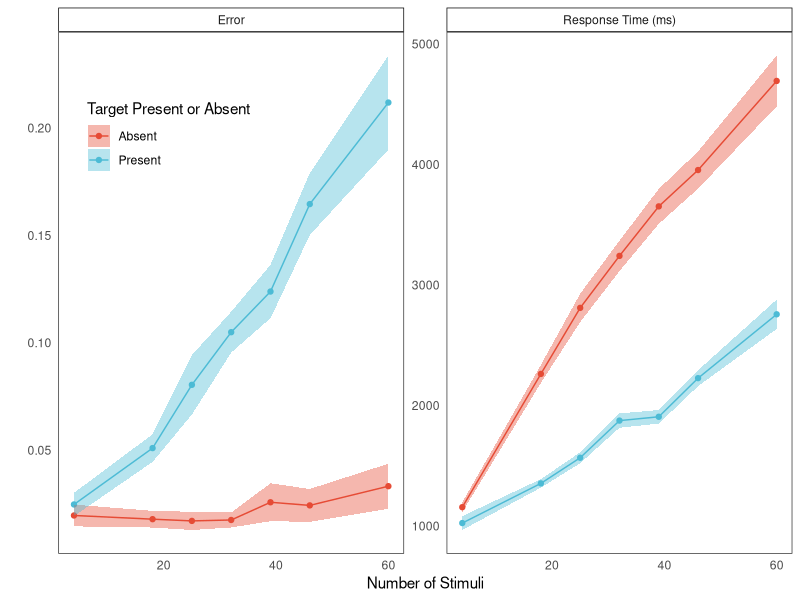
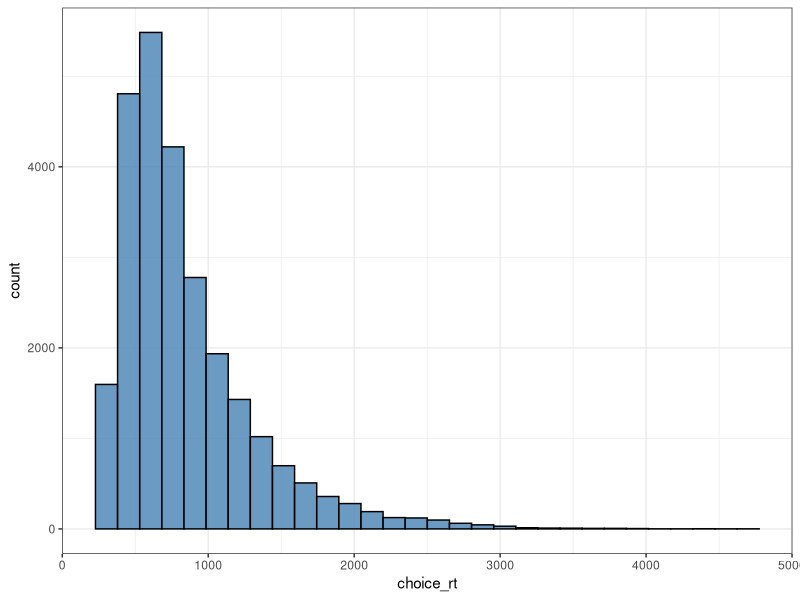
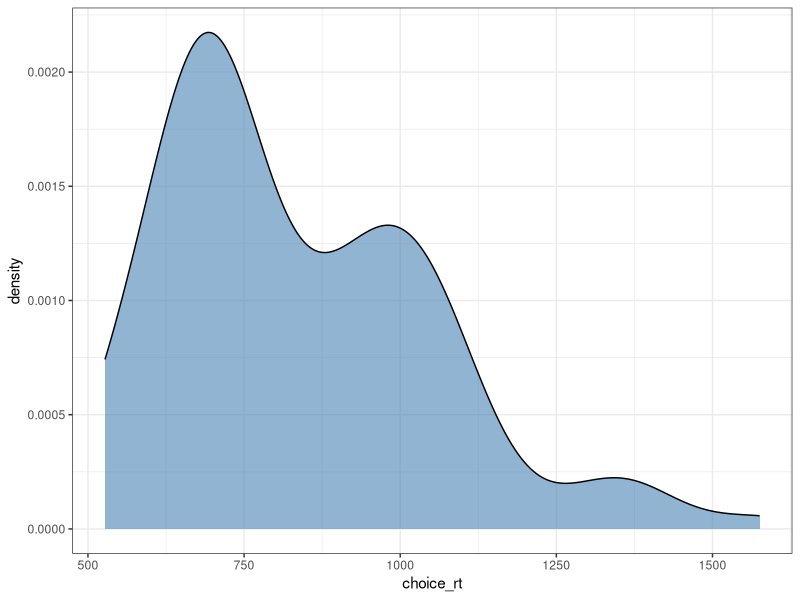

Here is the R script that generated these plots, in order:
## ---- chunk 1
library(tidyverse)
library(ggsci)
## ---- chunk 2
d <- read.csv('../../../data/main.csv')
N <- length(unique(d$subject))
head(d)

## ---- chunk 3
d %>% 
  group_by(subject, n_stimuli, present_or_absent) %>% 
  summarize(error_ = mean(error), search_rt_ = mean(search_rt)) %>% 
  group_by(n_stimuli, present_or_absent) %>% 
  summarize(error_m = mean(error_), error_se = sd(error_) / sqrt(N), rt_m = mean(search_rt_), rt_se = sd(search_rt_) / sqrt(N)) %>% 
  gather(var, value, error_m:rt_se) %>% 
  separate(var, into = c('metric', 'summary'), sep = '_') %>% 
  ungroup() %>% 
  spread(summary, value) %>% 
  mutate(metric = recode(metric, 'error' = 'Error', 'rt' = 'Response Time (ms)'),
         present_or_absent = recode(present_or_absent,
                                    `absent` = 'Absent',
                                    `present` = 'Present')) %>% 
  ggplot(aes(x = n_stimuli, y = m)) + 
  geom_point(aes(color = present_or_absent)) + 
  geom_ribbon(aes(ymin = m - se, ymax = m + se, fill = present_or_absent), alpha = .4) +
  geom_line(aes(color = present_or_absent)) + 
  labs(
    x = 'Number of Stimuli',
    y = '',
    fill = 'Target Present or Absent',
    color = 'Target Present or Absent'
  ) + 
  facet_wrap(~metric, scales = 'free') + 
  scale_fill_npg() + 
  scale_color_npg() + 
  theme_bw() + 
  theme(strip.background = element_rect(fill = 'white', color = 'black'),
        legend.position = c(.15,.8),
        axis.ticks = element_blank(),
        panel.grid = element_blank())
  
## ---- chunk 4
d$n_stimuli_c <- d$n_stimuli - 32
d$present_or_absent_e <- ifelse(d$present_or_absent == 'present', 0.5, -0.5)
m_error <- glm(error ~ present_or_absent_e * n_stimuli_c, data = d, family = binomial(link = 'logit'))
summary(m_error)
exp(m_error$coefficients)
exp(confint(m_error))

## high stimuli
d$is_present <- ifelse(d$present_or_absent == 'present', 0, 1)
m_error_present <- glm(error ~ is_present * n_stimuli_c, data = d, family = binomial(link = 'logit'))
summary(m_error_present)
exp(m_error_present$coefficients)
exp(confint(m_error_present))

## low stimuli
d$is_absent <- ifelse(d$present_or_absent == 'absent', 0, 1)
m_error_absent <- glm(error ~ is_absent * n_stimuli_c, data = d, family = binomial(link = 'logit'))
summary(m_error_absent)
exp(m_error_absent$coefficients)
exp(confint(m_error_absent))
## ---- chunk 5
d$n_stimuli_c <- d$n_stimuli - 32
d$present_or_absent_e <- ifelse(d$present_or_absent == 'present', 0.5, -0.5)
m_rt <- lm(search_rt ~ present_or_absent_e * n_stimuli_c, data = d)
summary(m_rt)
confint(m_rt)

## high stimuli
d$is_present <- ifelse(d$present_or_absent == 'present', 0, 1)
m_rt_present <- lm(search_rt ~ is_present * n_stimuli_c, data = d)
summary(m_rt_present)
confint(m_rt_present)

## low stimuli
d$is_absent <- ifelse(d$present_or_absent == 'absent', 0, 1)
m_rt_absent <- lm(search_rt ~ is_absent * n_stimuli_c, data = d)
summary(m_rt_absent)
confint(m_rt_absent)
## ---- chunk 6
d %>% 
  ggplot(aes(x = choice_rt)) + 
  geom_histogram(color = 'black', fill = 'steelblue', alpha = .8) + 
  theme_bw()
## ---- chunk 7
d %>% 
  group_by(subject) %>% 
  summarize(choice_rt = mean(choice_rt)) %>% 
  ggplot(aes(x = choice_rt)) + 
  geom_density(fill = 'steelblue', alpha = .6) + 
  theme_bw()
